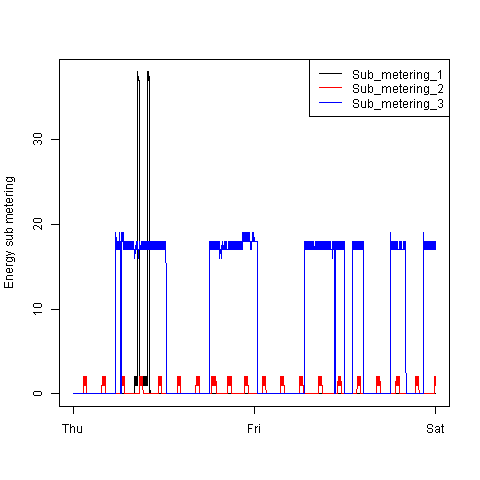

R code for this plot:
##  Coursera Data Science Specialization
##  Exploratory Data Analysis Course Project 1
##  Source code to produce "Plot 3"
##

source("./functions.R")
completeData <- getElectricPowerConsumptionData()

preparePng("./plot3.png")
subMeteringsPlot(completeData)
closePng()
